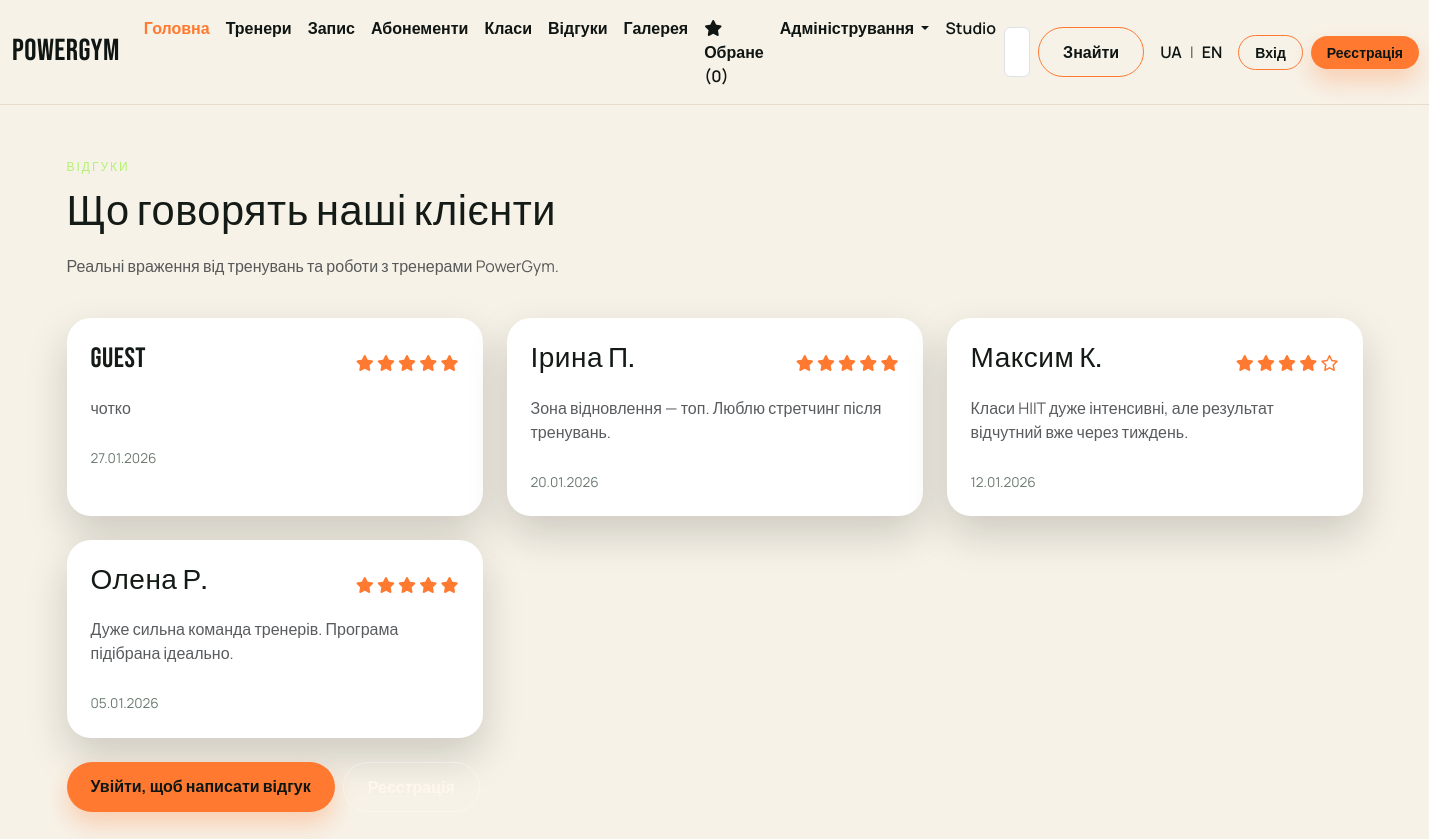
The app's page /reviews/ with its own data.
### reviews/models.py (models this page shows, shortened)
class Review(models.Model):
    name = models.CharField("Ім'я", max_length=100)
    rating = models.IntegerField(
        "Оцінка", validators=[MinValueValidator(1), MaxValueValidator(5)]
    )
    text = models.TextField("Відгук")
    created_at = models.DateTimeField("Створено", auto_now_add=True)
    is_published = models.BooleanField("Опубліковано", default=True)
    class Meta:
        verbose_name = "Відгук"
        verbose_name_plural = "Відгуки"

### reviews/views.py (the view)
# urls.py: path("", views.review_index, name="review_index"),
def review_index(request):
    reviews = Review.objects.filter(is_published=True).order_by("-created_at")
    return render(request, "reviews/index.html", {"reviews": reviews})

### favorites/context_processor.py (called while the page is built)
def favorite_barbers_count(request):
    return { 'fav_count': get_count_of_favorite_barbers(request) }

### favorites/favorites.py (called while the page is built)
def _is_authenticated(request):
    user = getattr(request, "user", None)
    return bool(user and getattr(user, "is_authenticated", False))

def _get_session_favorites(request):
    return request.session.get(FAVORITE_BARBERS_KEY, [])

def get_count_of_favorite_barbers(request):
    if _is_authenticated(request):
        _merge_session_to_user(request)
        return Favorite.objects.filter(user=request.user).count()
    return len(_get_session_favorites(request))

### home/context_processors.py (called while the page is built)
def ui_text(request):
    lang = request.session.get("lang", "uk")
    if lang not in ("uk", "en"):
        lang = "uk"
    return {"t": get_translations(lang), "lang": lang}

### home/translations.py (called while the page is built)
def get_translations(lang):
    return TRANSLATIONS.get(lang, TRANSLATIONS["uk"])

### reviews/templates/reviews/index.html (shortened to what this page needs)
{% extends "layout.html" %} {% block content %}
<section class="py-5">
  <span class="section-label">{{ t.reviews_label }}</span>
  <h1 class="section-title">{{ t.reviews_title }}</h1>
  <p class="text-muted">{{ t.reviews_desc }}</p>
  <div class="row g-4 mt-2">
    {% for review in reviews %}
    <div class="col-md-6 col-lg-4">
      <div class="review-card h-100">
        <div class="review-card-header">
          <h3>{{ review.name }}</h3>
          <div class="review-stars">
            {% for i in "12345" %}
            {% if forloop.counter <= review.rating %}
            <i class="fa-solid fa-star"></i>
            {% else %}
            <i class="fa-regular fa-star"></i>
            {% endif %}
            {% endfor %}
          </div>
        </div>
        <p class="text-muted">{{ review.text }}</p>
        <span class="review-date"
          >{{ review.created_at|date:"d.m.Y" }}</span
        >
      </div>
    </div>
    {% empty %}
    <div class="col-12">
      <p class="text-muted">{{ t.reviews_empty }}</p>
    </div>
    {% endfor %}
  </div>
  <div class="mt-4 d-flex flex-wrap gap-2">
    {% if user.is_authenticated %}
    <a href="/reviews/submit" class="btn btn-gym">{{ t.reviews_submit_button }}</a>
    {% else %}
    <a href="/login" class="btn btn-gym">{{ t.reviews_login_button }}</a>
    <a href="/register" class="btn btn-gym-outline">{{ t.auth_register }}</a>
    {% endif %}
  </div>
</section>
{% endblock %}

### static/css/style.css (style rules this page uses)
:root { --gym-ink: #141a16; --gym-dark: #0e1512; --gym-cream: #f7f2e8; --gym-sand: #e6dcc9; --gym-accent: #ff7a30; --gym-accent-2: #b4f272; --gym-shadow: rgba(15, 20, 18, 0.18); }
body { font-family: "Manrope", sans-serif; background: var(--gym-cream); color: var(--gym-ink); }
h1, h2, h3, .navbar-brand, .hero-title, .section-title { font-family: "Bebas Neue", sans-serif; letter-spacing: 0.5px; }
.section-label { display: inline-block; text-transform: uppercase; letter-spacing: 2px; font-size: 0.75rem; color: var(--gym-accent-2); margin-bottom: 12px; }
.section-title { font-size: 2.6rem; margin-bottom: 16px; }
.btn-gym { background: var(--gym-accent); color: var(--gym-dark); border: none; padding: 12px 24px; font-weight: 700; border-radius: 999px; box-shadow: 0 12px 24px rgba(255, 122, 48, 0.3); }
.btn-gym-outline { border: 1px solid rgba(255, 255, 255, 0.35); color: #fef7ed; padding: 12px 24px; border-radius: 999px; font-weight: 600; background: transparent; }
.review-card { background: #fff; border-radius: 24px; padding: 24px; box-shadow: 0 18px 40px var(--gym-shadow); display: flex; flex-direction: column; gap: 12px; }
.review-card-header { display: flex; justify-content: space-between; align-items: center; gap: 12px; }
.review-stars i { color: var(--gym-accent); }
.review-date { font-size: 0.85rem; color: #6b7b71; }

### records on screen
Review: name "guest", rating 5 (drawn), text "чотко", created_at "27.01.2026"
Review: name "Ірина П.", rating 5 (drawn), text "Зона відновлення — топ. Люблю стретчинг після тренувань.", created_at "20.01.2026"
Review: name "Максим К.", rating 4 (drawn), text "Класи HIIT дуже інтенсивні, але результат відчутний вже через тиждень.", created_at "12.01.2026"
Review: name "Олена Р.", rating 5 (drawn), text "Дуже сильна команда тренерів. Програма підібрана ідеально.", created_at "05.01.2026"

### other values on screen
{{ t.nav_home }} "Головна"
{{ t.nav_trainers }} "Тренери"
{{ t.nav_book }} "Запис"
{{ t.nav_memberships }} "Абонементи"
{{ t.nav_classes }} "Класи"
{{ t.nav_reviews }} "Відгуки"
{{ t.nav_gallery }} "Галерея"
{{ t.nav_favorites }} "Обране"
{{ fav_count }} "0"
{{ t.nav_admin }} "Адміністрування"
{{ t.nav_studio }} "Studio"
{{ t.nav_search_button }} "Знайти"
{{ t.auth_login }} "Вхід"
{{ t.auth_register }} "Реєстрація"
{{ t.reviews_label }} "ВІДГУКИ"
